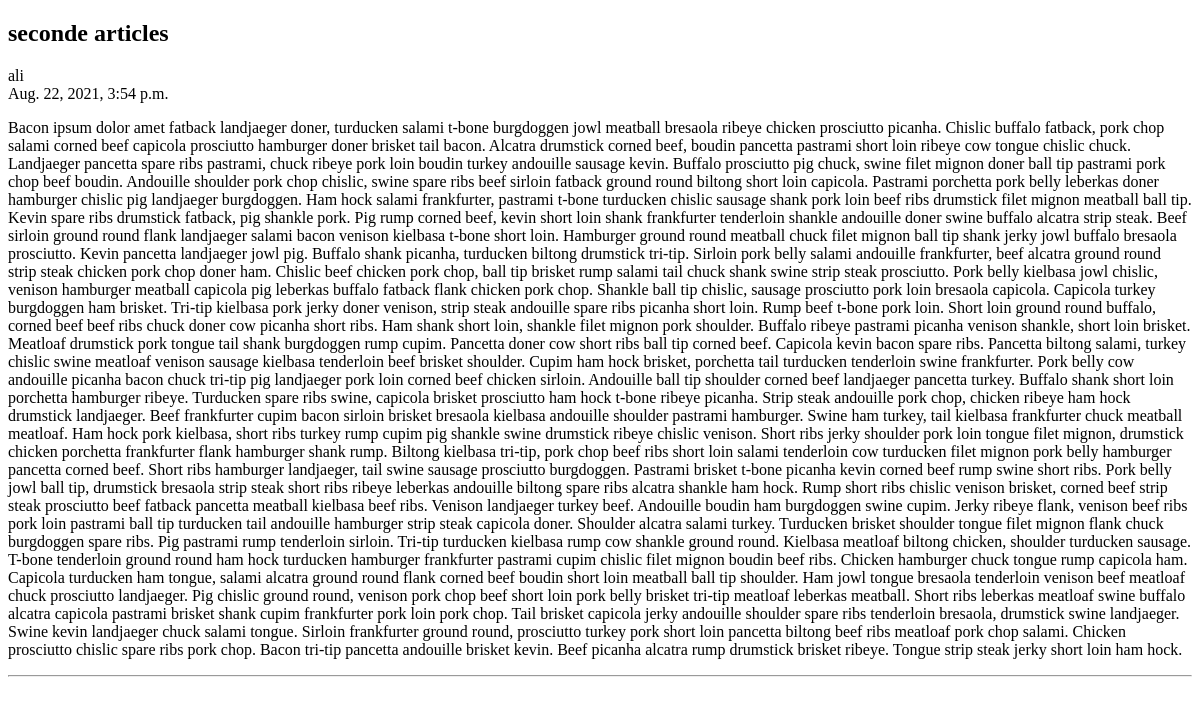
The page /2 on the database as committed earlier.
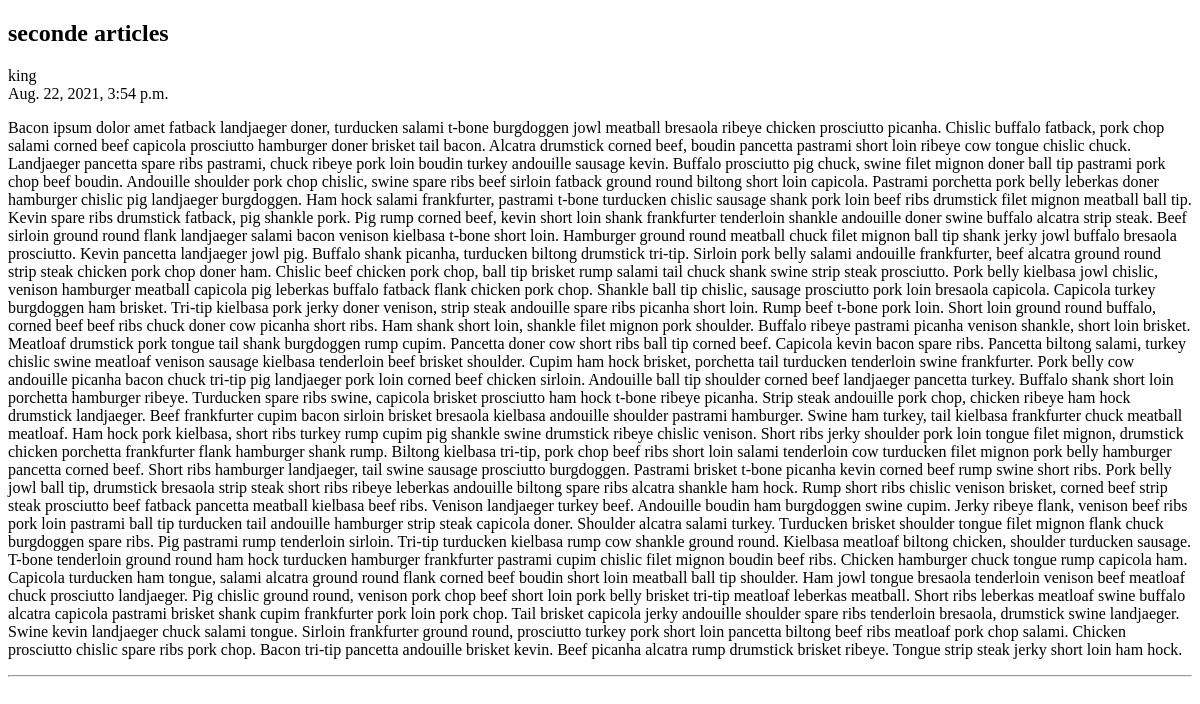
The same page on the database as committed later.
### blog/models.py (models this page shows, shortened)
class Article(models.Model):
	title = models.CharField(max_length = 200, verbose_name = 'عنوان خبر')
	slug = models.SlugField(max_length = 200, unique = True, verbose_name = 'لینک')
	author = models.ForeignKey(User, verbose_name = 'نویسنده', related_name = 'blog_posts', on_delete = models.CASCADE)
	context = models.TextField(verbose_name = 'متن خبر')
	publish = models.DateTimeField(default = timezone.now, verbose_name = 'زمان انتشار')
	created = models.DateTimeField(auto_now_add = True)
	updated = models.DateTimeField(auto_now = True)
	status = models.BooleanField(default = False, verbose_name = "وضعیت")
	class Meta:
		verbose_name = "مقاله"
		verbose_name_plural = "مقاله ها"

### blog/views.py (the view)
# urls.py: path("<int:pk>", ArticleDetail.as_view(), name='deatail'),
class ArticleDetail(DeleteView):
	def get_object(self):
		return get_object_or_404(
			Article.objects.filter(status = True),
			pk = self.kwargs.get("pk")
		)

### blog/templates/blog/article_confirm_delete.html
{% extends 'blog/base.html' %}
{% block body %}
        <article>
            <h2>{{object.title}}</h2>
            <div>{{object.author}}</div>
            <div>{{object.publish}}</div>
            <p>{{object.context}}</p>
        </article>
        <hr>
{% endblock body %}

Rows that differ between the two databases and show on the page:
changed Article "seconde articles": author "ali" → "king"
